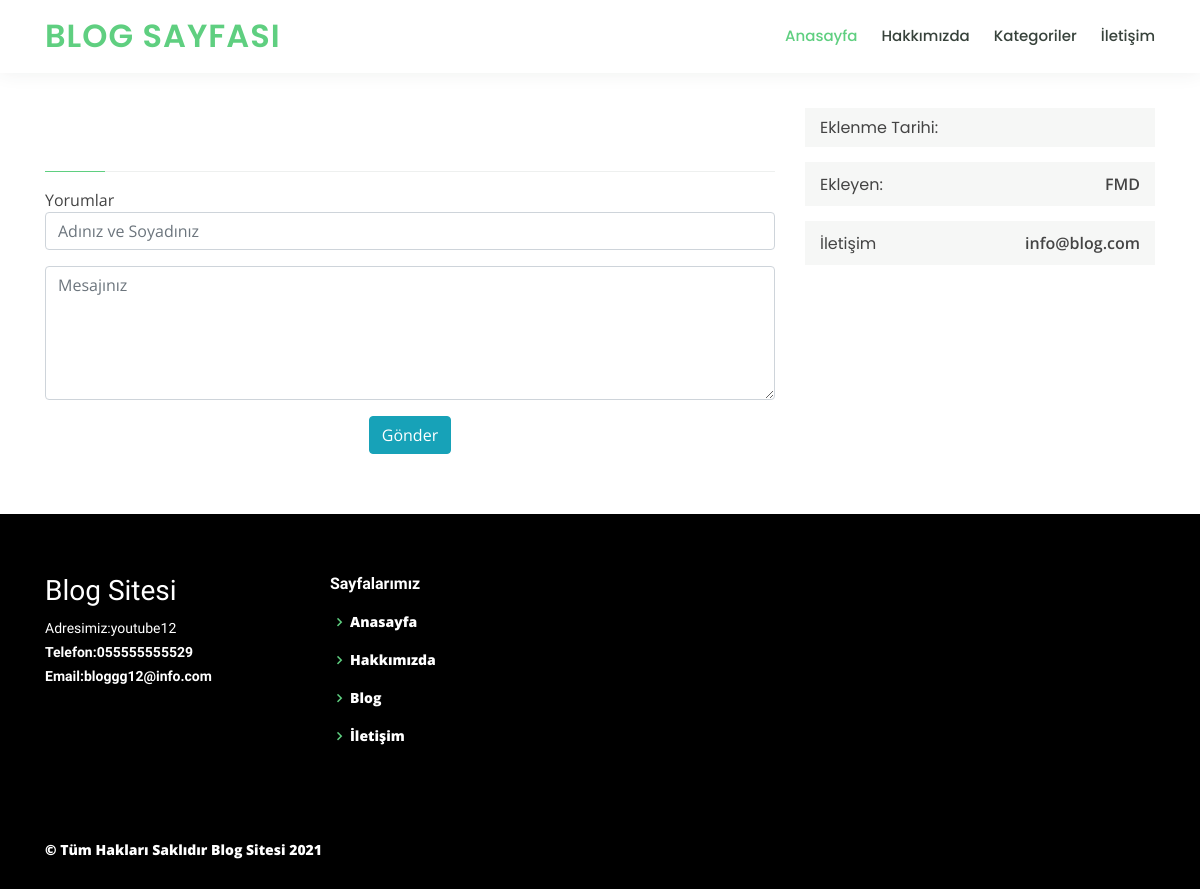
The app's page /blog-detay-php8-38, older data.
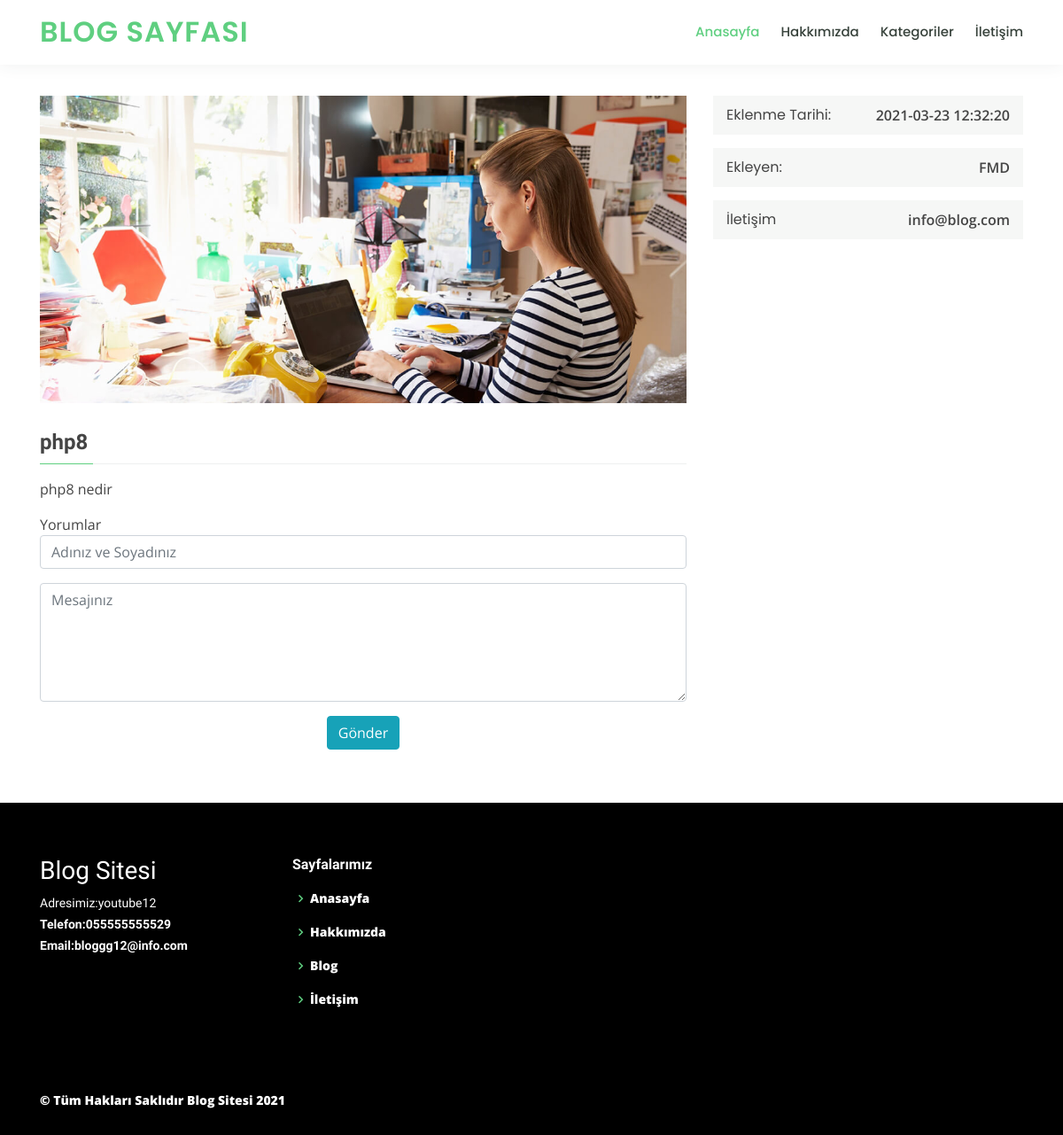
The same page, newer data.
### tables this page shows
CREATE TABLE `ayarlar` (
  `ayar_id` int(1) NOT NULL,
  `ayar_baslik` varchar(250) NOT NULL,
  `ayar_aciklama` text NOT NULL,
  `ayar_logo` varchar(120) NOT NULL,
  `ayar_adres` varchar(160) NOT NULL,
  `ayar_telefon` varchar(25) NOT NULL,
  `ayar_email` varchar(80) NOT NULL
);

CREATE TABLE `blog` (
  `blog_id` int(11) NOT NULL,
  `blog_baslik` varchar(250) NOT NULL,
  `blog_aciklama` text NOT NULL,
  `blog_resim` varchar(280) NOT NULL,
  `blog_sira` int(11) NOT NULL,
  `kategori_id` int(11) NOT NULL,
  `blog_zaman` varchar(200) NOT NULL DEFAULT current_timestamp()
);

### blog-detay.php (the view, shortened to what this page needs)
<?php require_once 'header.php';
$blogsor=$baglanti->prepare("SELECT * FROM blog where blog_id=:blog_id");
$blogsor->execute(array(
'blog_id'=>$_GET['blog_id']
));
$blogcek=$blogsor->fetch(PDO::FETCH_ASSOC);
?>
<br><br>
  <main id="main">
    <section id="course-details" class="course-details">
      <div class="container" data-aos="fade-up">
        <div class="row">
          <div class="col-lg-8">
            <img src="admin/resimler/blog/<?php echo $blogcek['blog_resim'] ?>" class="img-fluid" alt="">
            <h3><?php echo $blogcek['blog_baslik'] ?></h3>
            <p>
           <?php echo $blogcek['blog_aciklama'] ?>
            </p>
            Yorumlar
            <form action="admin/islem.php" method="post" >
              <div class="form-row">
                <div class="col-md-12 form-group">
                  <input type="text" name="adsoyad" class="form-control" id="name" placeholder="Adınız ve Soyadınız" data-rule="minlen:4" data-msg="Lütfen minimum 4 karakte giriniz" />
                </div>
              </div>
              <div class="form-group">
                <textarea class="form-control" name="detay" rows="5" data-rule="required" data-msg="Mesajınızı yazın" placeholder="Mesajınız"></textarea>
              </div>
              <div class="text-center"><button name="blogyorumkaydet" class="btn btn-info" type="submit">Gönder</button></div>
            </form>
          </div>
          <div class="col-lg-4">
            <div class="course-info d-flex justify-content-between align-items-center">
              <h5>Eklenme Tarihi: </h5>
              <p><?php echo $blogcek['blog_zaman'] ?></p>
            </div>
            <div class="course-info d-flex justify-content-between align-items-center">
              <h5>Ekleyen: </h5>
              <p>FMD</p>
            </div>
            <div class="course-info d-flex justify-content-between align-items-center">
              <h5>İletişim</h5>
              <p>info@blog.com</p>
            </div>
          </div>
        </div>
      </div>
    </section>
  </main>
  <?php require_once 'footer.php'; ?>

### header.php (shortened to what this page needs)
<?php
require_once 'admin/baglanti.php';
$ayarsor=$baglanti->prepare("SELECT * FROM ayarlar where ayar_id=?");
$ayarsor->execute(array(1));
$ayarcek=$ayarsor->fetch(PDO::FETCH_ASSOC);
 ?>
<!DOCTYPE html>
<html lang="en">
<head>
  <link href="assets/vendor/bootstrap/css/bootstrap.min.css" rel="stylesheet">
  <link href="assets/vendor/icofont/icofont.min.css" rel="stylesheet">
  <link href="assets/vendor/boxicons/css/boxicons.min.css" rel="stylesheet">
  <link href="assets/vendor/remixicon/remixicon.css" rel="stylesheet">
  <link href="assets/vendor/owl.carousel/assets/owl.carousel.min.css" rel="stylesheet">
  <link href="assets/vendor/animate.css/animate.min.css" rel="stylesheet">
  <link href="assets/vendor/aos/aos.css" rel="stylesheet">
  <link href="assets/css/style.css" rel="stylesheet">
</head>
<body>
  <header id="header" class="fixed-top">
    <div class="container d-flex align-items-center">
      <h1 class="logo mr-auto"><a href="index">Blog Sayfası</a></h1>
      <nav class="nav-menu d-none d-lg-block">
        <ul>
          <li class="active"><a href="index.php">Anasayfa</a></li>
          <li><a href="hakkimizda.php">Hakkımızda</a></li>
        <li> <a href="kategori.php">Kategoriler</a>
          <li><a href="iletisim.php">İletişim</a></li>
      </nav>
    </div>
  </header>

### footer.php (shortened to what this page needs)
  <footer style="background-color: black" id="footer">
    <div style="background-color: black" class="footer-top">
      <div class="container">
        <div class="row">
          <div class="col-lg-3 col-md-6 footer-contact">
            <h3 style="color: white">Blog Sitesi</h3>
            <p style="color: white">
              Adresimiz:<?php echo $ayarcek['ayar_adres']; ?><br>
              <strong>Telefon:<?php echo $ayarcek['ayar_telefon']?><br>
              <strong>Email:<?php echo $ayarcek['ayar_email']?><br>
            </p>
          </div>
          <div class="col-lg-2 col-md-6 footer-links">
            <h4 style="color: white">Sayfalarımız</h4>
            <ul>
              <li><i class="bx bx-chevron-right"></i> <a style="color: white" href="index">Anasayfa</a></li>
              <li><i class="bx bx-chevron-right"></i> <a style="color: white" href="hakkimizda">Hakkımızda</a></li>
              <li><i class="bx bx-chevron-right"></i> <a style="color: white" href="blog">Blog</a></li>
              <li><i class="bx bx-chevron-right"></i> <a style="color: white" href="iletisim">İletişim</a></li>
            </ul>
          </div>
        </div>
      </div>
    </div>
    <div class="container d-md-flex py-4">
      <div class="mr-md-auto text-center text-md-left">
        <div style="color: white" class="copyright">
          &copy; Tüm Hakları Saklıdır <strong><span>Blog Sitesi </span>
            </strong> <?php echo date("Y") ?>
        </div>
        <div class="credits">
        </div>
      </div>
    </div>
  </footer>
</body>
</html>

### assets/css/style.css (style rules this page uses)
body { font-family: "Open Sans", sans-serif; color: #444444; }
a { color: #5fcf80; }
h1, h2, h3, h4, h5, h6 { font-family: "Raleway", sans-serif; }
#header { background: #fff; transition: all 0.5s; z-index: 997; padding: 15px 0; box-shadow: 0px 0 18px rgba(55, 66, 59, 0.08); }
#header .logo { font-size: 32px; margin: 0; padding: 0; line-height: 1; font-weight: 600; letter-spacing: 1px; text-transform: uppercase; font-family: "Poppins", sans-serif; }
#header .logo a { color: #5fcf80; }
.nav-menu ul { margin: 0; padding: 0; list-style: none; }
.nav-menu > ul { display: flex; }
.nav-menu > ul > li { position: relative; white-space: nowrap; padding: 10px 0 10px 24px; }
.nav-menu a { display: block; position: relative; color: #37423b; transition: 0.3s; font-size: 15px; font-family: "Poppins", sans-serif; font-weight: 500; }
.nav-menu a:hover, .nav-menu .active > a, .nav-menu li:hover > a { color: #5fcf80; }
.mobile-nav { position: fixed; top: 55px; right: 15px; bottom: 15px; left: 15px; z-index: 9999; overflow-y: auto; background: #fff; transition: ease-in-out 0.2s; opacity: 0; visibility: hidden; border-radius: 10px; padding: 10px 0; }
.mobile-nav * { margin: 0; padding: 0; list-style: none; }
.mobile-nav a { display: block; position: relative; color: #37423b; padding: 10px 20px; font-weight: 500; outline: none; }
.mobile-nav a:hover, .mobile-nav .active > a, .mobile-nav li:hover > a { color: #5fcf80; text-decoration: none; }
section { padding: 60px 0; overflow: hidden; }
.course-details h3 { font-size: 24px; margin: 30px 0 15px 0; font-weight: 700; position: relative; padding-bottom: 10px; }
.course-details h3:before { content: ''; position: absolute; display: block; width: 100%; height: 1px; background: #eef0ef; bottom: 0; left: 0; }
.course-details h3:after { content: ''; position: absolute; display: block; width: 60px; height: 1px; background: #5fcf80; bottom: 0; left: 0; }
.course-details .course-info { background: #f6f7f6; padding: 10px 15px; margin-bottom: 15px; }
.course-details .course-info h5 { font-weight: 400; font-size: 16px; margin: 0; font-family: "Poppins", sans-serif; }
.course-details .course-info p { margin: 0; font-weight: 600; }
#footer { color: #37423b; font-size: 14px; background: #eef0ef; }
#footer .footer-top { padding: 60px 0 30px 0; background: #f9faf9; }
#footer .footer-top .footer-contact { margin-bottom: 30px; }
#footer .footer-top .footer-contact p { font-size: 14px; line-height: 24px; margin-bottom: 0; font-family: "Raleway", sans-serif; color: #777777; }
#footer .footer-top h4 { font-size: 16px; font-weight: bold; color: #444444; position: relative; padding-bottom: 12px; }
#footer .footer-top .footer-links { margin-bottom: 30px; }
#footer .footer-top .footer-links ul { list-style: none; padding: 0; margin: 0; }
#footer .footer-top .footer-links ul i { padding-right: 2px; color: #5fcf80; font-size: 18px; line-height: 1; }
#footer .footer-top .footer-links ul li { padding: 10px 0; display: flex; align-items: center; }
#footer .footer-top .footer-links ul li:first-child { padding-top: 0; }
#footer .footer-top .footer-links ul a { color: #777777; transition: 0.3s; display: inline-block; line-height: 1; }
#footer .credits { padding-top: 5px; font-size: 13px; }

Row changes from the older to the newer data that the page shows:
added blog: blog_resim (picture), blog_baslik "php8", blog_aciklama "php8 nedir", blog_zaman "2021-03-23 12:32:20"
